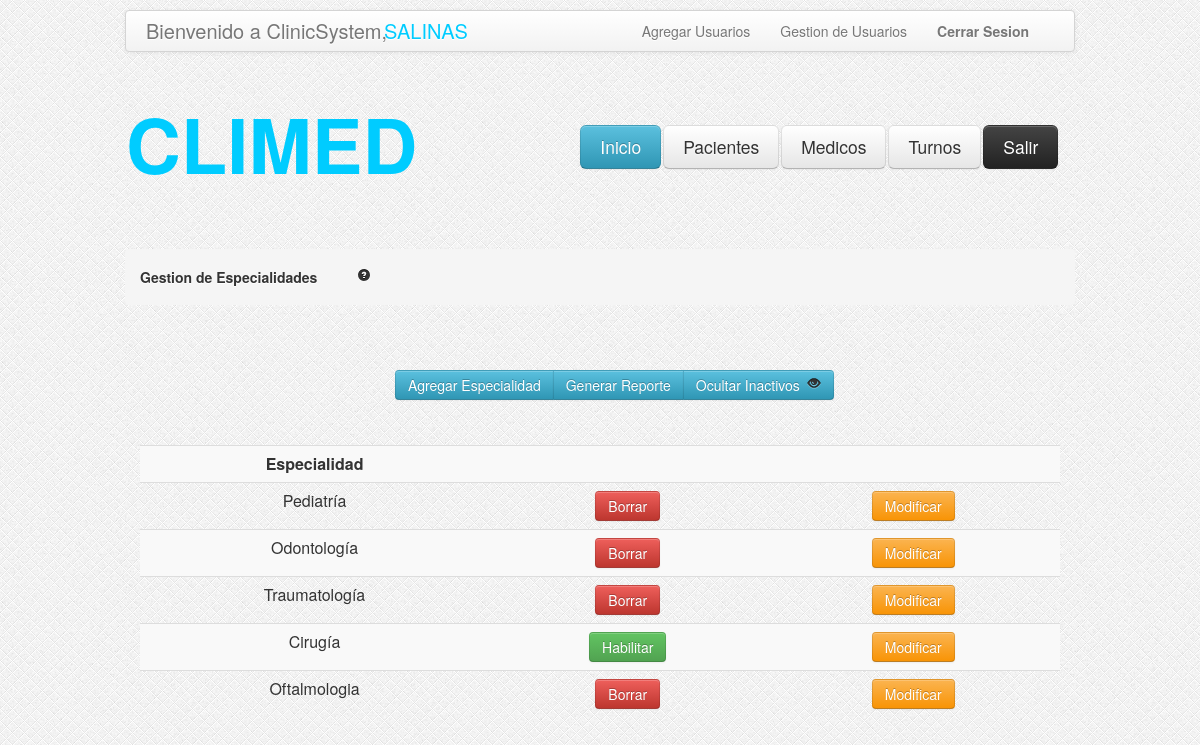
/GestionEspecialidades.php?ojito=0 (signed in), run on the app's committed database.
### tables this page shows
CREATE TABLE IF NOT EXISTS `especialidades` (
  `idespecialidad` int(11) NOT NULL AUTO_INCREMENT,
  `nombre` varchar(200) NOT NULL,
  `activo` tinyint(1) NOT NULL DEFAULT '1',
  PRIMARY KEY (`idespecialidad`)
);

### GestionEspecialidades.php (the view, shortened to what this page needs)
<?php
	if (!isset($_GET['ojito'])) {
		$ojito=1;
	}else{
		$ojito=$_GET['ojito'];
	}
	$consulta = "SELECT idespecialidad,nombre,activo FROM especialidades where activo = ".$ojito." OR 0 = ".$ojito." ";
    $resultado = mysql_query($consulta);
?>
<html>
<head>
<link rel="stylesheet" type="text/css" href="css/estilo.css"/>
<link rel="stylesheet" type="text/css" href="css/bootstrap.css"/>
<link rel="stylesheet" type="text/css" href="css/bootstrap-responsive.css"/>
</head>
<body style="background-image:url('images/bg.png')">
	<?php include_once('header.php'); ?>
	<div class="encapsulador">
		<div class="contenedor">
			<ul class="breadcrumb">
				<li>
					<h5>Gestion de Especialidades<a href="#" style="margin-left: 40px;"><i class="icon-question-sign"></i></a></h5>
				</li>
			</ul>
			<div class="btn-group" style="margin-top: 45px; margin-left: 270;">
			        <button class="btn btn-info" type="button" onclick="location.href='AltaEspecialidades.php'">Agregar Especialidad</button>
                    <?php
                    if ($_SESSION['tipo'] != "administrador") {
                    ?>
                    	<button class="btn btn-info" type="button" disabled>Generar Reporte</button>
				   	<?php
				   	}else{
				   	?>
				   		<button class="btn btn-info" type="button" onclick="location.href='ReporteEspecialidades.php?ojito=<?php echo $ojito ?>'">Generar Reporte</button>
				   	<?php
				   	}
				   	?>
				   	<button class="btn btn-info" type="button"
					<?php	if($ojito == 1){ ?>
								onclick="location.href='GestionEspecialidades.php?ojito=0'"> Mostrar Inactivos <i class="icon-eye-close" style="margin-left: 3px;"></i>
					<?php	} else { ?>
								onclick="location.href='GestionEspecialidades.php?ojito=1'"> Ocultar Inactivos <i class="icon-eye-open" style="margin-left: 3px;"></i>
					<?php	} ?>
					</button>
			</div>
			<div id="tabla-gestion-especialidades" style="margin-top: 45px; margin-left: 15px; margin-right: 15px;">
				<table class="table table-striped">
					<tr>
						<td><b>Especialidad</b></td>
						<td></td>
						<td></td>
					</tr>
					<?php
				while ($valor = mysql_fetch_array($resultado))
				{
				?>
					<tr>
						<td><?php echo $valor["nombre"]; ?></td>
						<?php
								$idespecialidad = $valor["idespecialidad"];
								if( $valor["activo"] == 1 ){
						?>
									<td><a data-toggle="modal" role="button" href="#borrar<?php echo $idespecialidad; ?>" class="btn btn-danger">Borrar</a></td>
						<?php	}else{ ?>
									<td><button class="btn btn-success" type="button" onclick="location.href='HabilitarEspecialidad.php?idespecialidad=<?php echo $idespecialidad; ?> '">Habilitar</button></td>
						<?php	}  	?>
						<td><button class="btn btn-warning" onclick="location.href='Especialidad.php?idespecialidad=<?php echo $valor["idespecialidad"]; ?>'"type="button">Modificar</button> </td>
					</tr>
				<?php
				}
				?>
				</table>
			</div>
		</div>
	</div>
</body>
</html>

### css/estilo.css (style rules this page uses)
.encapsulador { width:950px; height:auto; margin: auto; }
.contenedor { margin-top: 75px; }

### data on the page
especialidades: nombre "Pediatría"
especialidades: nombre "Odontología"
especialidades: nombre "Traumatología"
especialidades: nombre "Cirugía"
especialidades: nombre "Oftalmologia"

### other printed values
$usuario "SALINAS"
